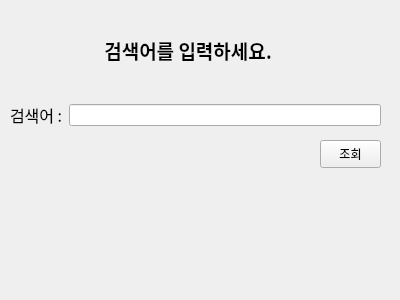
<?xml version="1.0" encoding="UTF-8"?>
<ui version="4.0">
 <class>Form</class>
 <widget class="QWidget" name="Form">
  <property name="geometry">
   <rect>
    <x>0</x>
    <y>0</y>
    <width>400</width>
    <height>300</height>
   </rect>
  </property>
  <property name="windowTitle">
   <string>Form</string>
  </property>
  <widget class="QLabel" name="label">
   <property name="geometry">
    <rect>
     <x>100</x>
     <y>30</y>
     <width>221</width>
     <height>41</height>
    </rect>
   </property>
   <property name="font">
    <font>
     <family>나눔스퀘어 Bold</family>
     <pointsize>14</pointsize>
     <weight>75</weight>
     <bold>true</bold>
    </font>
   </property>
   <property name="text">
    <string> 검색어를 입력하세요.</string>
   </property>
  </widget>
  <widget class="QPushButton" name="pushButton">
   <property name="geometry">
    <rect>
     <x>320</x>
     <y>140</y>
     <width>61</width>
     <height>28</height>
    </rect>
   </property>
   <property name="font">
    <font>
     <family>나눔스퀘어 Light</family>
    </font>
   </property>
   <property name="text">
    <string>조회</string>
   </property>
  </widget>
  <widget class="QWidget" name="gridLayoutWidget">
   <property name="geometry">
    <rect>
     <x>10</x>
     <y>90</y>
     <width>371</width>
     <height>51</height>
    </rect>
   </property>
   <layout class="QGridLayout" name="gridLayout">
    <item row="0" column="1">
     <widget class="QLineEdit" name="lineEdit"/>
    </item>
    <item row="0" column="0">
     <widget class="QLabel" name="label_2">
      <property name="font">
       <font>
        <family>나눔스퀘어 Light</family>
        <pointsize>12</pointsize>
       </font>
      </property>
      <property name="text">
       <string>검색어 :</string>
      </property>
     </widget>
    </item>
   </layout>
  </widget>
 </widget>
 <resources/>
 <connections/>
</ui>
